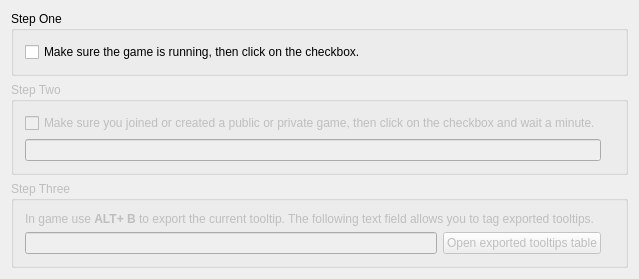
<?xml version="1.0" encoding="UTF-8"?>
<ui version="4.0">
 <class>Widget</class>
 <widget class="QWidget" name="Widget">
  <property name="geometry">
   <rect>
    <x>0</x>
    <y>0</y>
    <width>597</width>
    <height>258</height>
   </rect>
  </property>
  <property name="windowTitle">
   <string>D3 ToolTips v2.1</string>
  </property>
  <layout class="QVBoxLayout" name="verticalLayout_2">
   <item>
    <layout class="QVBoxLayout" name="verticalLayout">
     <item>
      <widget class="QGroupBox" name="groupBox_1">
       <property name="title">
        <string>Step One</string>
       </property>
       <layout class="QVBoxLayout" name="verticalLayout_3">
        <item>
         <layout class="QHBoxLayout" name="horizontalLayout_2">
          <item>
           <widget class="QCheckBox" name="checkBox_1">
            <property name="text">
             <string>Make sure the game is running, then click on the checkbox.</string>
            </property>
           </widget>
          </item>
          <item>
           <widget class="QLabel" name="label_err_1">
            <property name="enabled">
             <bool>true</bool>
            </property>
            <property name="sizePolicy">
             <sizepolicy hsizetype="Minimum" vsizetype="Preferred">
              <horstretch>0</horstretch>
              <verstretch>0</verstretch>
             </sizepolicy>
            </property>
            <property name="text">
             <string/>
            </property>
            <property name="alignment">
             <set>Qt::AlignRight|Qt::AlignTrailing|Qt::AlignVCenter</set>
            </property>
           </widget>
          </item>
         </layout>
        </item>
       </layout>
      </widget>
     </item>
     <item>
      <widget class="QGroupBox" name="groupBox_2">
       <property name="enabled">
        <bool>false</bool>
       </property>
       <property name="title">
        <string>Step Two</string>
       </property>
       <layout class="QHBoxLayout" name="horizontalLayout_4">
        <item>
         <layout class="QVBoxLayout" name="verticalLayout_4">
          <item>
           <widget class="QCheckBox" name="checkBox_2">
            <property name="text">
             <string>Make sure you joined or created a public or private game, then click on the checkbox and wait a minute.</string>
            </property>
           </widget>
          </item>
          <item>
           <widget class="QProgressBar" name="progressBar">
            <property name="minimum">
             <number>100663296</number>
            </property>
            <property name="maximum">
             <number>1073741824</number>
            </property>
            <property name="value">
             <number>100663296</number>
            </property>
            <property name="textVisible">
             <bool>false</bool>
            </property>
           </widget>
          </item>
          <item>
           <layout class="QFormLayout" name="formLayout">
            <property name="fieldGrowthPolicy">
             <enum>QFormLayout::AllNonFixedFieldsGrow</enum>
            </property>
           </layout>
          </item>
         </layout>
        </item>
        <item>
         <widget class="QLabel" name="label_err_2">
          <property name="sizePolicy">
           <sizepolicy hsizetype="Minimum" vsizetype="Preferred">
            <horstretch>0</horstretch>
            <verstretch>0</verstretch>
           </sizepolicy>
          </property>
          <property name="text">
           <string/>
          </property>
          <property name="alignment">
           <set>Qt::AlignRight|Qt::AlignTrailing|Qt::AlignVCenter</set>
          </property>
         </widget>
        </item>
       </layout>
      </widget>
     </item>
     <item>
      <widget class="QGroupBox" name="groupBox_3">
       <property name="enabled">
        <bool>false</bool>
       </property>
       <property name="title">
        <string>Step Three</string>
       </property>
       <layout class="QHBoxLayout" name="horizontalLayout_3">
        <item>
         <layout class="QVBoxLayout" name="verticalLayout_6">
          <item>
           <widget class="QLabel" name="label_5">
            <property name="text">
             <string>In game use &lt;strong&gt;ALT+ B&lt;/strong&gt; to export the current tooltip. The following text field allows you to tag exported tooltips.</string>
            </property>
           </widget>
          </item>
          <item>
           <layout class="QHBoxLayout" name="horizontalLayout">
            <item>
             <widget class="QLineEdit" name="lineEdit"/>
            </item>
            <item>
             <widget class="QPushButton" name="pushButton">
              <property name="text">
               <string>Open exported tooltips table</string>
              </property>
             </widget>
            </item>
           </layout>
          </item>
         </layout>
        </item>
        <item>
         <widget class="QLabel" name="label_err_3">
          <property name="sizePolicy">
           <sizepolicy hsizetype="Minimum" vsizetype="Preferred">
            <horstretch>0</horstretch>
            <verstretch>0</verstretch>
           </sizepolicy>
          </property>
          <property name="text">
           <string/>
          </property>
          <property name="alignment">
           <set>Qt::AlignRight|Qt::AlignTrailing|Qt::AlignVCenter</set>
          </property>
         </widget>
        </item>
       </layout>
      </widget>
     </item>
    </layout>
   </item>
  </layout>
 </widget>
 <layoutdefault spacing="6" margin="11"/>
 <resources/>
 <connections/>
</ui>
